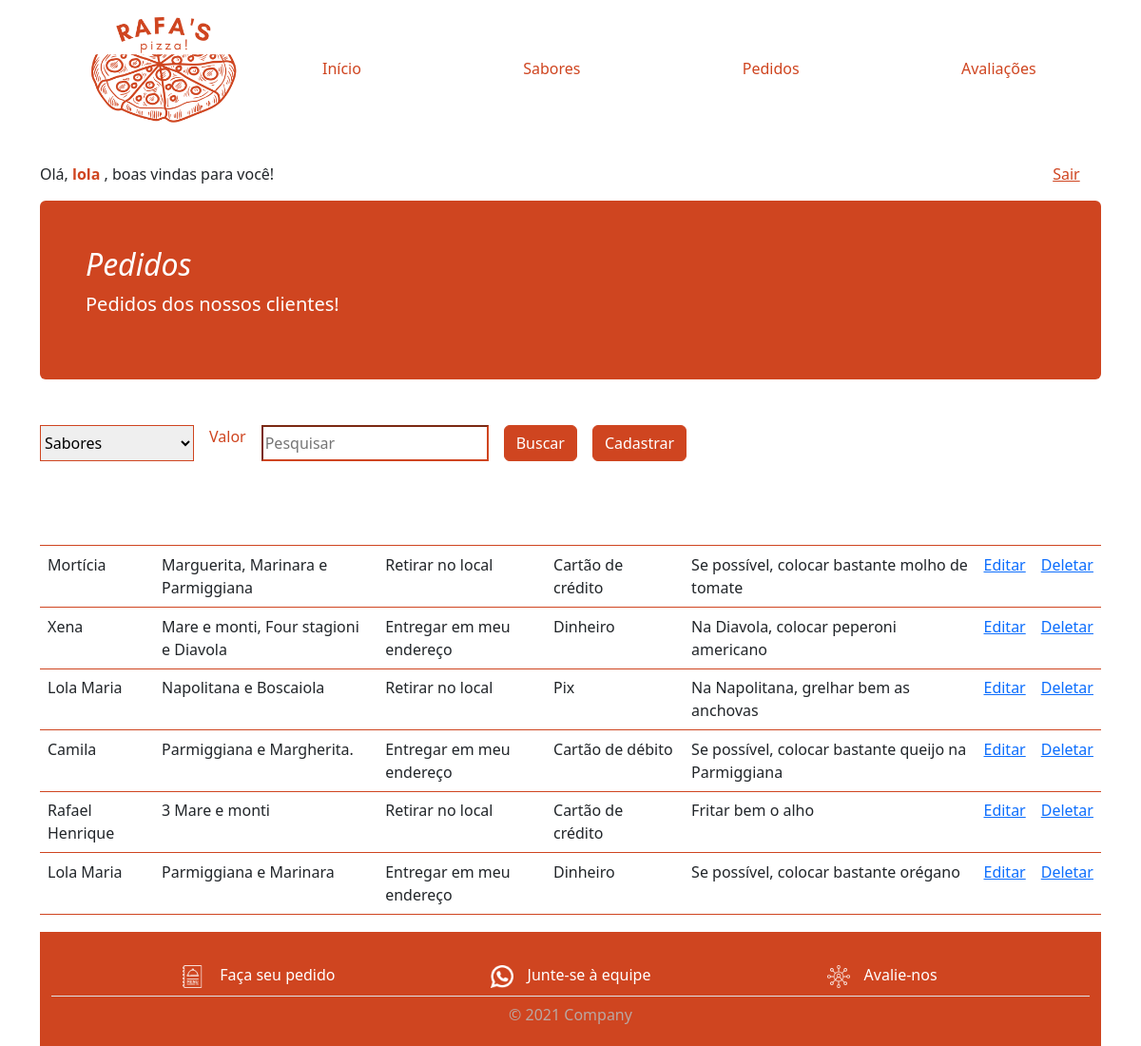
Page /view/PedidoList.php (signed in) on the committed database.
### tables this page shows
CREATE TABLE IF NOT EXISTS `pedido` (
  `id` int NOT NULL AUTO_INCREMENT,
  `usuario_id` int DEFAULT NULL,
  `sabores` varchar(500) NOT NULL,
  `forma_retirada` varchar(50) NOT NULL,
  `forma_pagamento` varchar(50) NOT NULL,
  `observacao` varchar(500) NOT NULL,
  PRIMARY KEY (`id`),
  KEY `FK_pedido_usuario` (`usuario_id`),
  CONSTRAINT `FK_pedido_usuario` FOREIGN KEY (`usuario_id`) REFERENCES `usuario` (`id`)
);

CREATE TABLE IF NOT EXISTS `usuario` (
  `id` int NOT NULL AUTO_INCREMENT,
  `nome` varchar(100) NOT NULL,
  `email` varchar(100) NOT NULL,
  `telefone` varchar(20) NOT NULL,
  `login` varchar(20) DEFAULT NULL,
  `senha` varchar(150) DEFAULT NULL,
  PRIMARY KEY (`id`),
  UNIQUE KEY `login` (`login`)
);

### model/BD.class.php (called while the page is built, shortened)
<?php
class BD
{
    private $host = "localhost";
    private $dbname = "db_trabalho";
    private $port = 3306;
    private $usuario = "root";
    private $senha = "";
    private $db_charset = "utf8";
    public function conn()
    {
        $conn = "mysql:host=$this->host;dbname=$this->dbname;port=$this->port";
        return new PDO(
            $conn,
            $this->usuario,
            $this->senha,
            [PDO::MYSQL_ATTR_INIT_COMMAND => "SET NAMES " . $this->db_charset]
        );
    }
    public function select($nome_tabela)
    {
        $conn = $this->conn();
        $sql = "SELECT * FROM $nome_tabela;";
        $st = $conn->prepare($sql);
        $st->execute();
        return $st->fetchAll(PDO::FETCH_CLASS);
    }
    public function buscar($nome_tabela, $id)
    {
        $conn = $this->conn();
        $sql = "SELECT * FROM $nome_tabela WHERE id=?;";
        $st = $conn->prepare($sql);
        $st->execute([$id]);
        return $st->fetchObject();
    }
}

### controller/PedidoController.php (called while the page is built, shortened)
<?php
include "../model/BD.class.php";
class PedidoController {
    private $model;
    private $table = "pedido";
    public function __construct(){
        $this->model = new BD();
    }
    public function carregar(){
       return $this->model->select($this->table);
    }
    public function buscarContato($id){
        return $this->model->buscar("usuario", $id);
    }
}

### view/PedidoList.php (the view, shortened to what this page needs)
<?php
include '../controller/PedidoController.php';
include "base/header.php";
$pedido = new PedidoController();
if (!empty($_POST)) {
    $load = $pedido->pesquisar($_POST);
} else {
    $load = $pedido->carregar();
}
?>
<main class="container">
    <section>
        <div class="p-9 p-md-5 mb-5 text-white rounded" id="tituloContato">
            <div class="col-md-20 px-0">
                <h2 class="display-90 fst-italic">Pedidos</h2>
                <p class="lead">Pedidos dos nossos clientes!</p>
            </div>
        </div>
    </section>
    <form action="PedidoList.php" method="post">
        <div class="d-flex grid gap-0 column-gap-3">
            <select name="campo" id="redBorder">
                <option value="sabores">Sabores</option>
            </select>
            <label id="redColor">Valor</label>
            <input type="text" id="redBorder" name="valor" placeholder="Pesquisar" />
            <button type="submit" class="btn btn-primary" id="redButton">Buscar</button>
            <a href="PedidoForm.php"> <button type="button" class="btn btn-primary" id="redButton">Cadastrar</button></a>
        </div>
    </form><br>
    <table class="table table-hover" id="redBorder">
        <tr id="redBackground">
            <th id="whiteText">Usuario</th>
            <th id="whiteText">Sabores</th>
            <th id="whiteText">Forma retirada</th>
            <th id="whiteText">Forma pagamento</th>
            <th id="whiteText">Observação</th>
            <th></th>
            <th></th>
        </tr>
        <?php
        foreach ($load as $item) {
            if (!empty($item->usuario_id)) {
                $obj  = $pedido->buscarContato($item->usuario_id);
                $contato = $obj->nome;
            } else {
                $contato = "";
            }
            echo "<tr>";
            echo "<td>" . $contato . "</td>";
            echo "<td>" . $item->sabores . "</td>";
            echo "<td>" . $item->forma_retirada . "</td>";
            echo "<td>" . $item->forma_pagamento . "</td>";
            echo "<td>" . $item->observacao . "</td>";
            echo "<td><a href='PedidoForm.php?id=$item->id'>Editar</a></td>";
            echo "<td><a onclick='return confirm(\"Deseja Excluir? \")' href='PedidoList.php?id=$item->id'>Deletar</a></td>";
            echo "<tr>";
        }
        ?>
    </table>
</main>
<?php
include "base/rodape.php";

### css/style.css (style rules this page uses)
html { height: 100%; width: 100%; }
#redBackground { background-color: #CF4520; }
#whiteText { color: #ffffff; }
#redBorder { border-color: #CF4520; }
#redColor { color: #CF4520; }
#redButton { background-color: #CF4520; border-color: #CF4520; }
#tituloContato { background-color: #CF4520; }

### rows in the picture
pedido: usuario.nome "Mortícia", sabores "Marguerita, Marinara e Parmiggiana", forma_retirada "Retirar no local", forma_pagamento "Cartão de crédito", observacao "Se possível, colocar bastante molho de tomate"
pedido: usuario.nome "Xena", sabores "Mare e monti, Four stagioni e Diavola", forma_retirada "Entregar em meu endereço", forma_pagamento "Dinheiro", observacao "Na Diavola, colocar peperoni americano"
pedido: usuario.nome "Lola Maria", sabores "Napolitana e Boscaiola", forma_retirada "Retirar no local", forma_pagamento "Pix", observacao "Na Napolitana, grelhar bem as anchovas"
pedido: usuario.nome "Camila", sabores "Parmiggiana e Margherita.", forma_retirada "Entregar em meu endereço", forma_pagamento "Cartão de débito", observacao "Se possível, colocar bastante queijo na Parmiggiana"
pedido: usuario.nome "Rafael Henrique", sabores "3 Mare e monti", forma_retirada "Retirar no local", forma_pagamento "Cartão de crédito", observacao "Fritar bem o alho"
pedido: usuario.nome "Lola Maria", sabores "Parmiggiana e Marinara", forma_retirada "Entregar em meu endereço", forma_pagamento "Dinheiro", observacao "Se possível, colocar bastante orégano"

### other values in the picture
$login "lola"
